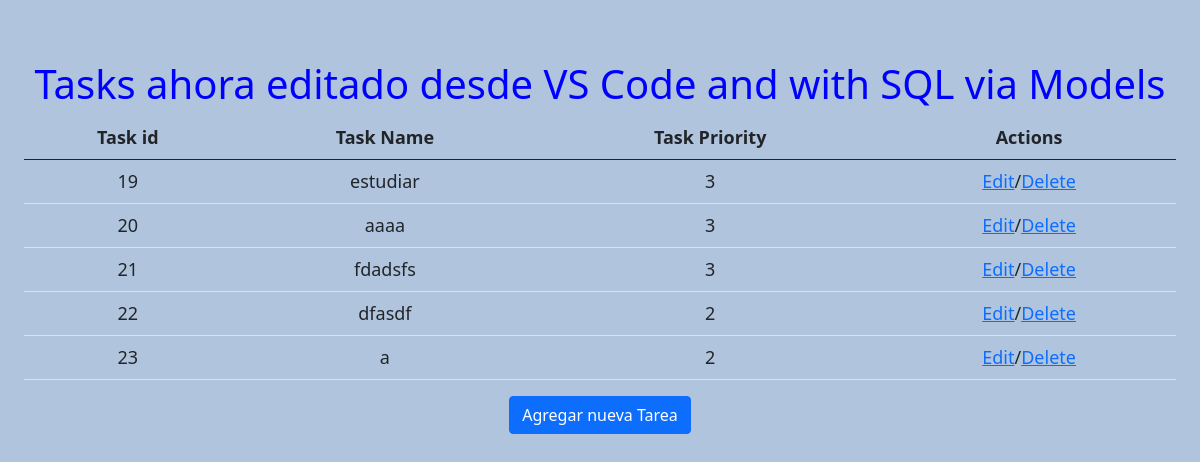
The page /tasks/ on the database as committed earlier.
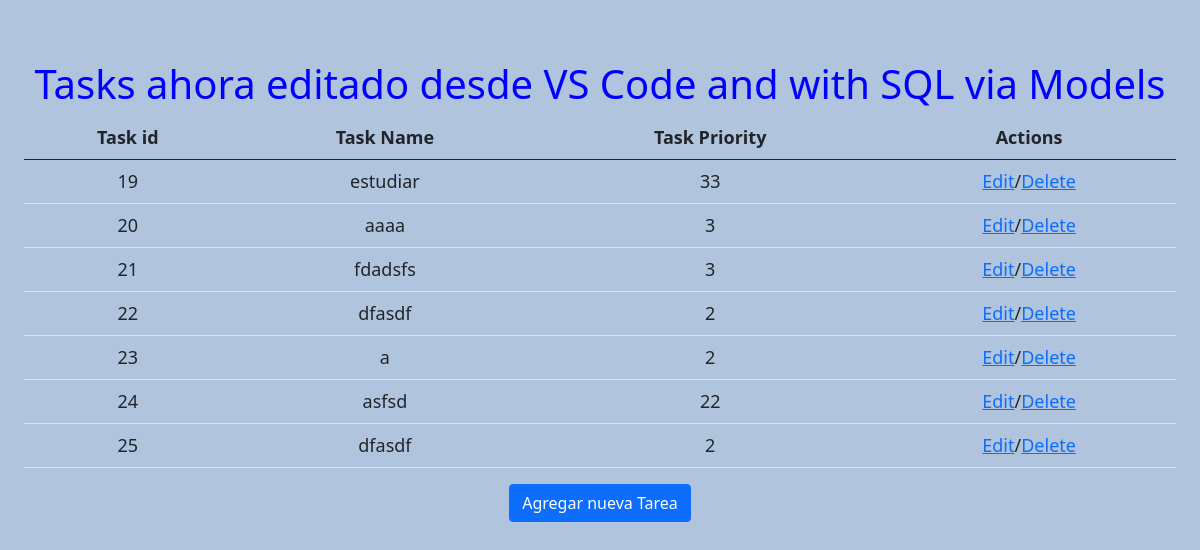
The same page on the database as committed later.
### tasks/models.py (models this page shows, shortened)
class Task(models.Model):
    name = models.CharField(max_length=64)
    priority = models.IntegerField()

### tasks/views.py (the view)
# urls.py: path('', index),
def index(request):
    return render(request, "tasks/index.html", {
        "tasks": Task.objects.all()
    })

### tasks/templates/tasks/index.html
{% extends "tasks/layout.html" %}
{% block body %}
<h1 clas> Tasks ahora editado desde VS Code and with SQL via Models</h1>
<table class="table">
  <thead class="thead-dark">
    <tr>
      <th>Task id</th>
      <th>Task Name</th>
      <th>Task Priority</th>
      <th>Actions</th>
    </tr>
  </thead>
  <tbody>
    {% for task in tasks %}
    <tr>
      <td>{{ task.id}}</td>
      <td>{{ task.name }}</td>
      <td>{{ task.priority }}</td>
      <td><a href="{% url 'tasks:edit' task.id %} ">Edit</a>/<a href="{% url 'tasks:delete' task.id %} ">Delete</a></td>
    </tr>
    {% empty %}
    <h3>No tasks yet</h3>
    {% endfor %}
  </tbody>
</table>
<a class="btn btn-primary" href="{% url 'tasks:add' %}" role="button"> Agregar nueva Tarea</a>
{% endblock %}

Rows that differ between the two databases and show on the page:
changed Task "estudiar": priority "3" → "33"
added Task: id "24", name "asfsd", priority "22"
added Task: id "25", name "dfasdf", priority "2"
